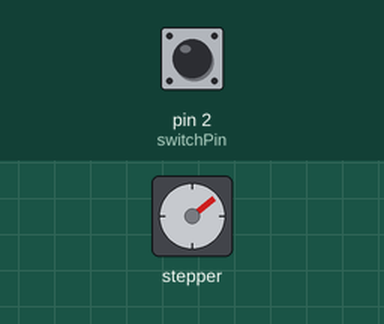
Simulated run of this sketch. Board: Arduino Uno, built with avr-gcc and run on an emulated ATmega328P. On the bench: stepper motor. The test bench sets the inputs (shaded band); at power-on: pin 2 (switchPin) HIGH. Stepper angles assume 2048 steps per turn.

Above: at 1.2 s.
1.3 s: pin 2 (switchPin) pulled LOW for 0.15 s
At 1.66 s:
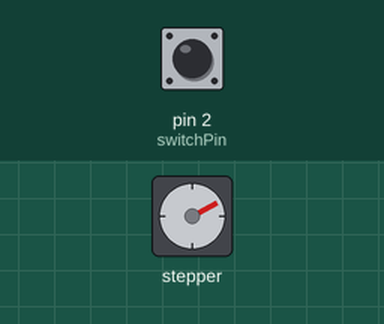
4.4 s: pin 2 (switchPin) pulled LOW for 1 s
At 4.68 s:
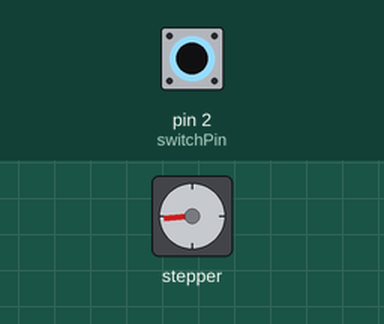
Timing chart, 0 to 17.4 s (numbered marks = the images above; inputs shaded):
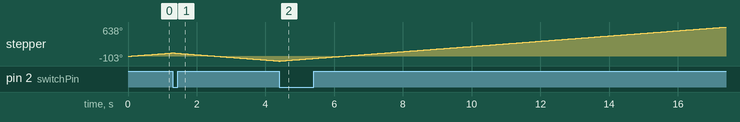

The sketch:

stepper_with_button.ino
```cpp
#include <Stepper.h>
int stepsPerRev = 2048;
int motorSpeed = 10;
int delayTime = 500;
int switchPin = 2;
int switchValue;
int prevSwitchValue;
bool switchState;
Stepper myStepper(stepsPerRev, 8, 10, 9, 11);

void setup() {
  // put your setup code here, to run once:
  Serial.begin(9600);
  pinMode(switchPin, INPUT);
  digitalWrite(switchPin, HIGH);
  myStepper.setSpeed(motorSpeed);
}

void loop() {
  // put your main code here, to run repeatedly:
  prevSwitchValue = switchValue;
  switchValue = digitalRead(switchPin);
  if(prevSwitchValue == 1 && switchValue == 0){
    switchState = !switchState;
  }
  if(switchState == 0){
    myStepper.step(1);
  } else {
    myStepper.step(-1);
  }
}
```
